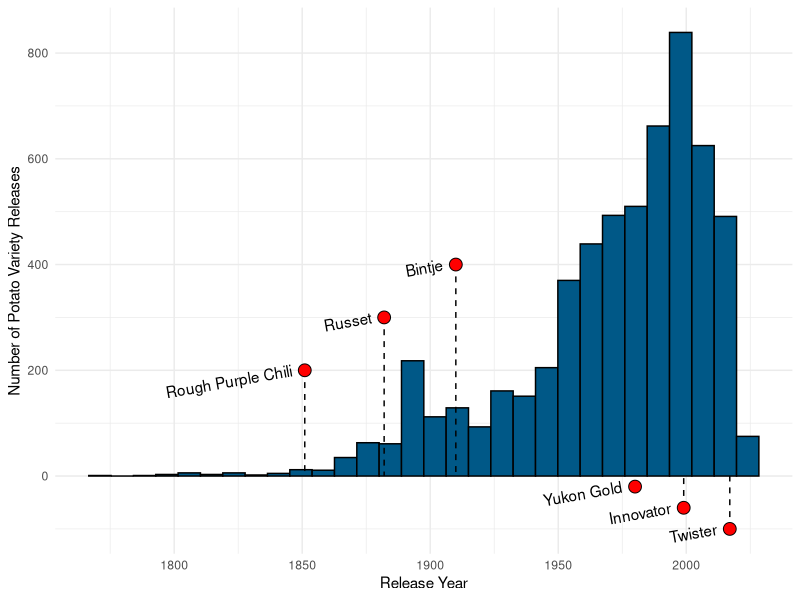

The R script that drew this image:
## ---- chunk 1
#| fig.cap: "Binned number of released cultivars since 1750 where the year of release was known (van Berloo et al., 2007)."
#| label: "fig-varieties"
#| warning: false
#| echo: false
library(data.table)
library(ggplot2)
getThese <- c(
  twister = "Twister",
  bintje = "Bintje",
  `yukon gold` = "Yukon Gold",
  innovator = "Innovator",
  `reading russet` = "Russet",
  `rough purple chili` = "Rough Purple Chili"
)
dat <- fread("./tbl.tsv")[, .(name, year)]
#doing this stepwise
dat[, year := as.numeric(gsub("<|>", "", year))][,
  name := gsub("find progeny of (.*)\\s{3,10}.*$", "\\1", name)
][, name := trimws(tolower(name))]
dit <- unique(dat[!is.na(year)])
dit[, Name := getThese[name]]
setorder(dit, year)
coords <- c(200, 300, 400, -20, -60, -100)
ggplot(dit, aes(x = year)) +
  geom_histogram(color = "black", fill = "#005887") +
  geom_segment(
    data = dit[!is.na(Name)],
    aes(y = coords, yend = 0, xend = year, x = year),
    color = "black",
    lty = 2
  ) +
  geom_point(
    data = dit[!is.na(Name)],
    aes(y = coords),
    size = 4,
    fill = "red",
    pch = 21
  ) +
  geom_text(
    data = dit[!is.na(Name)],
    aes(label = Name, y = coords, x = year),
    angle = 10,
    nudge_x = -5,
    hjust = 1
  ) +
  xlab("Release Year") +
  theme_minimal() +
  ylab("Number of Potato Variety Releases")
